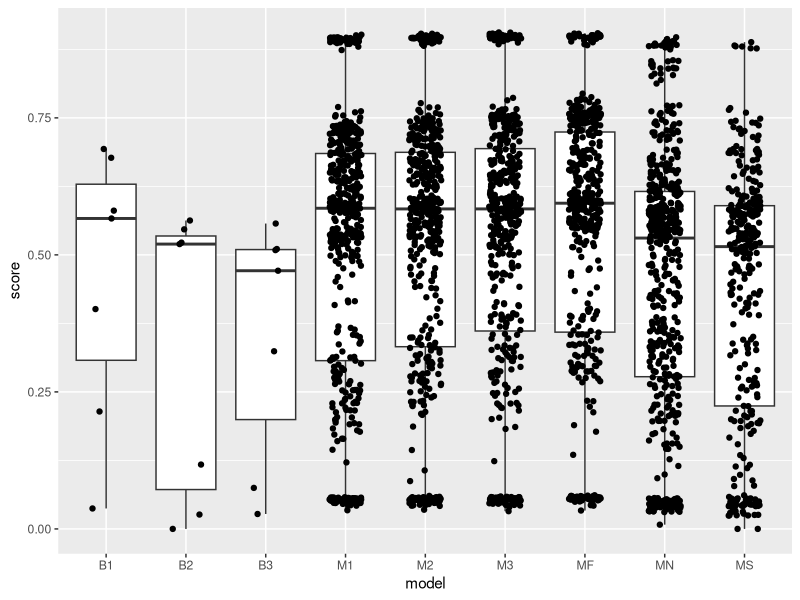

Recreate this plot in R.
## ---- chunk 1
knitr::opts_chunk$set(echo = TRUE)
## ---- chunk 2
d <- read.csv("data.csv")
str(d)
table(d$model, d$TeD)
table(d$model, d$TrD1)
table(d$model, d$TrD2)
table(d$model, d$TrD3)

## ---- chunk 3
linear_model_on_models <- lm(score~model, d)
summary(linear_model_on_models)

# plot the average score for each model
library(ggplot2)
ggplot(d, aes(x=model, y=score)) + geom_boxplot() + geom_jitter(width=0.2)
linear_model_on_trainS_and_models <- lm(score~TeD+model, d)
summary(linear_model_on_trainS_and_models)

AIC(linear_model_on_models, linear_model_on_trainS_and_models)

linear_model_model_trainD = lm(score~model * (TrD1 + TrD2 + TrD3 + TrD4 + TrD5 + TrD6 + TrD7 + TrD8), d)

library(emmeans)
# as.data.frame(ref_grid(linear_model_model_trainD))
emmeans(linear_model_model_trainD, ~model)

# Reorder the levels of the model variable
d$model <- factor(d$model, levels = c("M1", "M2", "M3", "MF", "MN", "MS"))

# Training set together with models
linear_model_TrD1 <- lm(score~model * (TrD1 + TrD2 + TrD3 + TrD4 + TrD5 + TrD6 + TrD7 + TrD8), d)
summary(linear_model_TrD1)

model_names = c("M1", "M2", "M3", "MF", "MN", "MS")
for (i in seq_along(model_names)) {
   current_model = model_names[i]
   d_current_model <- d[d$model == current_model, c("TeD", "TrD1", "TrD2", "TrD3", "TrD4", "TrD5", "TrD6", "TrD7", "TrD8", "score")]
   linear_model_current_model <- lm(score~TrD1 + TrD2 + TrD3 + TrD4 + TrD5 + TrD6 + TrD7 + TrD8, d_current_model)
   print(paste0("For: ", current_model))
   # print(summary(linear_model_current_model))
   print(anova(linear_model_current_model))
}
